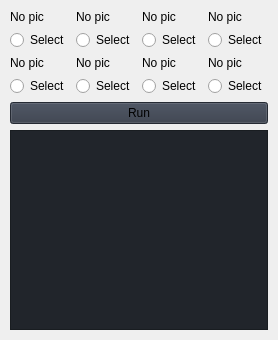
                     <widget class="QWidget" name="home">
                      <property name="styleSheet">
                       <string notr="true"/>
                      </property>
                      <layout class="QGridLayout" name="gridLayout_3">
                       <property name="leftMargin">
                        <number>10</number>
                       </property>
                       <property name="topMargin">
                        <number>10</number>
                       </property>
                       <property name="rightMargin">
                        <number>10</number>
                       </property>
                       <property name="bottomMargin">
                        <number>10</number>
                       </property>
                       <item row="1" column="0">
                        <layout class="QHBoxLayout" name="horizontalLayout_6">
                         <property name="bottomMargin">
                          <number>0</number>
                         </property>
                         <item>
                          <layout class="QVBoxLayout" name="verticalLayout_26">
                           <item>
                            <widget class="QLabel" name="label_4">
                             <property name="text">
                              <string>No pic</string>
                             </property>
                            </widget>
                           </item>
                           <item>
                            <widget class="QRadioButton" name="radioButton_4">
                             <property name="text">
                              <string>Select</string>
                             </property>
                             <property name="autoExclusive">
                              <bool>false</bool>
                             </property>
                            </widget>
                           </item>
                          </layout>
                         </item>
                         <item>
                          <layout class="QVBoxLayout" name="verticalLayout_27">
                           <item>
                            <widget class="QLabel" name="label_3">
                             <property name="text">
                              <string>No pic</string>
                             </property>
                            </widget>
                           </item>
                           <item>
                            <widget class="QRadioButton" name="radioButton_3">
                             <property name="text">
                              <string>Select</string>
                             </property>
                             <property name="autoExclusive">
                              <bool>false</bool>
                             </property>
                            </widget>
                           </item>
                          </layout>
                         </item>
                         <item>
                          <layout class="QVBoxLayout" name="verticalLayout_28">
                           <item>
                            <widget class="QLabel" name="label_2">
                             <property name="text">
                              <string>No pic</string>
                             </property>
                            </widget>
                           </item>
                           <item>
                            <widget class="QRadioButton" name="radioButton_2">
                             <property name="text">
                              <string>Select</string>
                             </property>
                             <property name="autoExclusive">
                              <bool>false</bool>
                             </property>
                            </widget>
                           </item>
                          </layout>
                         </item>
                         <item>
                          <layout class="QVBoxLayout" name="verticalLayout_25">
                           <item>
                            <widget class="QLabel" name="label">
                             <property name="text">
                              <string>No pic</string>
                             </property>
                            </widget>
                           </item>
                           <item>
                            <widget class="QRadioButton" name="radioButton_1">
                             <property name="text">
                              <string>Select</string>
                             </property>
                             <property name="autoExclusive">
                              <bool>false</bool>
                             </property>
                            </widget>
                           </item>
                          </layout>
                         </item>
                        </layout>
                       </item>
                       <item row="0" column="0">
                        <layout class="QHBoxLayout" name="horizontalLayout_7">
                         <property name="bottomMargin">
                          <number>0</number>
                         </property>
                         <item>
                          <layout class="QVBoxLayout" name="verticalLayout_18">
                           <item>
                            <widget class="QLabel" name="label_8">
                             <property name="text">
                              <string>No pic</string>
                             </property>
                            </widget>
                           </item>
                           <item>
                            <widget class="QRadioButton" name="radioButton_8">
                             <property name="text">
                              <string>Select</string>
                             </property>
                             <property name="autoExclusive">
                              <bool>false</bool>
                             </property>
                            </widget>
                           </item>
                          </layout>
                         </item>
                         <item>
                          <layout class="QVBoxLayout" name="verticalLayout_22">
                           <item>
                            <widget class="QLabel" name="label_7">
                             <property name="text">
                              <string>No pic</string>
                             </property>
                            </widget>
                           </item>
                           <item>
                            <widget class="QRadioButton" name="radioButton_7">
                             <property name="text">
                              <string>Select</string>
                             </property>
                             <property name="autoExclusive">
                              <bool>false</bool>
                             </property>
                            </widget>
                           </item>
                          </layout>
                         </item>
                         <item>
                          <layout class="QVBoxLayout" name="verticalLayout_23">
                           <item>
                            <widget class="QLabel" name="label_6">
                             <property name="text">
                              <string>No pic</string>
                             </property>
                            </widget>
                           </item>
                           <item>
                            <widget class="QRadioButton" name="radioButton_6">
                             <property name="text">
                              <string>Select</string>
                             </property>
                             <property name="autoExclusive">
                              <bool>false</bool>
                             </property>
                            </widget>
                           </item>
                          </layout>
                         </item>
                         <item>
                          <layout class="QVBoxLayout" name="verticalLayout_24">
                           <item>
                            <widget class="QLabel" name="label_5">
                             <property name="text">
                              <string>No pic</string>
                             </property>
                            </widget>
                           </item>
                           <item>
                            <widget class="QRadioButton" name="radioButton_5">
                             <property name="text">
                              <string>Select</string>
                             </property>
                             <property name="autoExclusive">
                              <bool>false</bool>
                             </property>
                            </widget>
                           </item>
                          </layout>
                         </item>
                        </layout>
                       </item>
                       <item row="3" column="0">
                        <layout class="QVBoxLayout" name="verticalLayout_21">
                         <item>
                          <widget class="QPlainTextEdit" name="plainTextEdit_2">
                           <property name="sizePolicy">
                            <sizepolicy hsizetype="Expanding" vsizetype="Expanding">
                             <horstretch>0</horstretch>
                             <verstretch>0</verstretch>
                            </sizepolicy>
                           </property>
                           <property name="minimumSize">
                            <size>
                             <width>200</width>
                             <height>200</height>
                            </size>
                           </property>
                           <property name="maximumSize">
                            <size>
                             <width>16777215</width>
                             <height>16777215</height>
                            </size>
                           </property>
                           <property name="font">
                            <font>
                             <family>Segoe UI</family>
                             <pointsize>10</pointsize>
                             <weight>50</weight>
                             <italic>false</italic>
                             <bold>false</bold>
                            </font>
                           </property>
                           <property name="styleSheet">
                            <string notr="true">background-color: rgb(33, 37, 43);</string>
                           </property>
                           <property name="readOnly">
                            <bool>true</bool>
                           </property>
                          </widget>
                         </item>
                        </layout>
                       </item>
                       <item row="2" column="0">
                        <layout class="QVBoxLayout" name="verticalLayout_29">
                         <property name="bottomMargin">
                          <number>0</number>
                         </property>
                         <item>
                          <widget class="QPushButton" name="runButton">
                           <property name="styleSheet">
                            <string notr="true">background-color: rgb(52, 59, 72);</string>
                           </property>
                           <property name="text">
                            <string>Run</string>
                           </property>
                           <property name="icon">
                            <iconset resource="resources.qrc">
                             <normaloff>:/icons/images/icons/cil-check-circle.png</normaloff>:/icons/images/icons/cil-check-circle.png</iconset>
                           </property>
                          </widget>
                         </item>
                        </layout>
                       </item>
                      </layout>
                     </widget>
